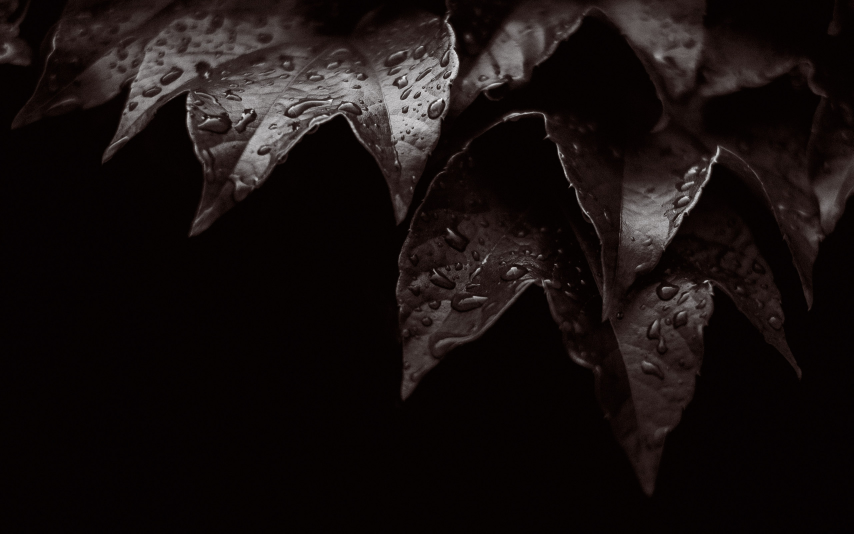
#> input picture assets/ivy.jpg, 2560 x 1600 px (shown at 1/3 size)
$ python prepare-assets.py
#> lines starting #> are read from the running program, lines starting #| are printed output that depends on the picture
"""One-time asset preparation; not needed by production builds."""
from pathlib import Path
from PIL import Image, ImageOps
root=Path(__file__).resolve().parents[1]
for width in (720,1440,1920):
    im=Image.open(root/'assets/ivy.jpg')
#> im is the input picture: PIL image 2560x1600 RGB; mean R, G, B 22.5, 16.1, 15.4
    im.thumbnail((width,width))
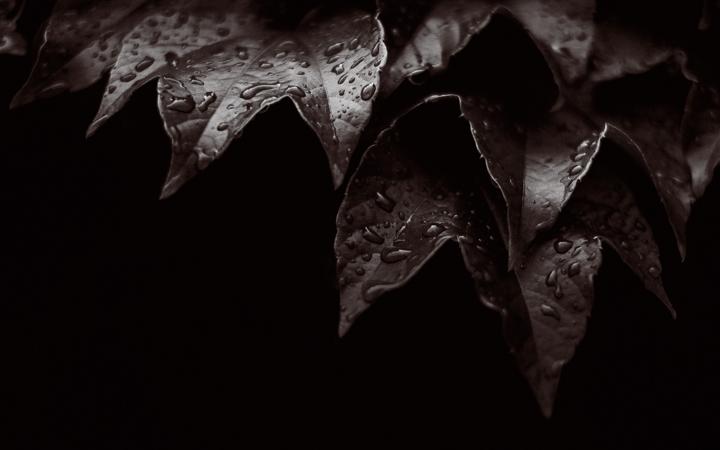
#> im: PIL image 720x450 RGB; mean R, G, B 22.5, 16.2, 15.4
    im.save(root/f'assets/ivy-{width}.webp',quality=82)

# JPEG preview for social crawlers; prepared once, not during production builds.
preview=ImageOps.fit(Image.open(root/"assets/ivy.jpg").convert("RGB"),(1200,630),method=Image.Resampling.LANCZOS)
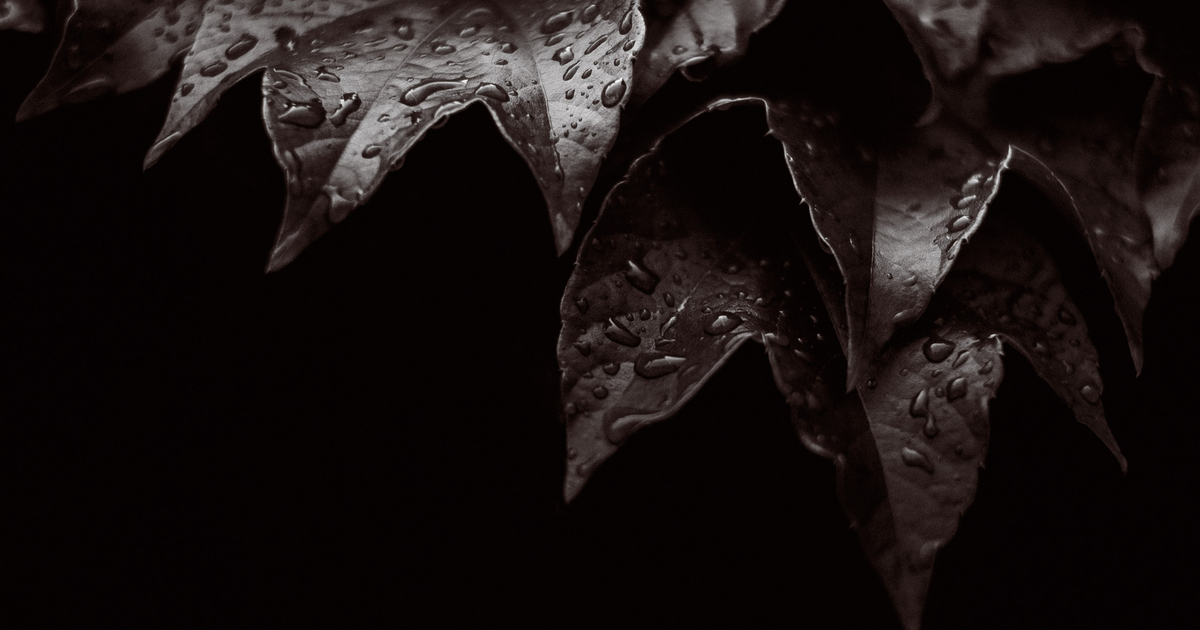
#> preview: PIL image 1200x630 RGB; mean R, G, B 23.1, 16.8, 16.1
preview.save(root/"assets/og-image.jpg",quality=85,optimize=True)
